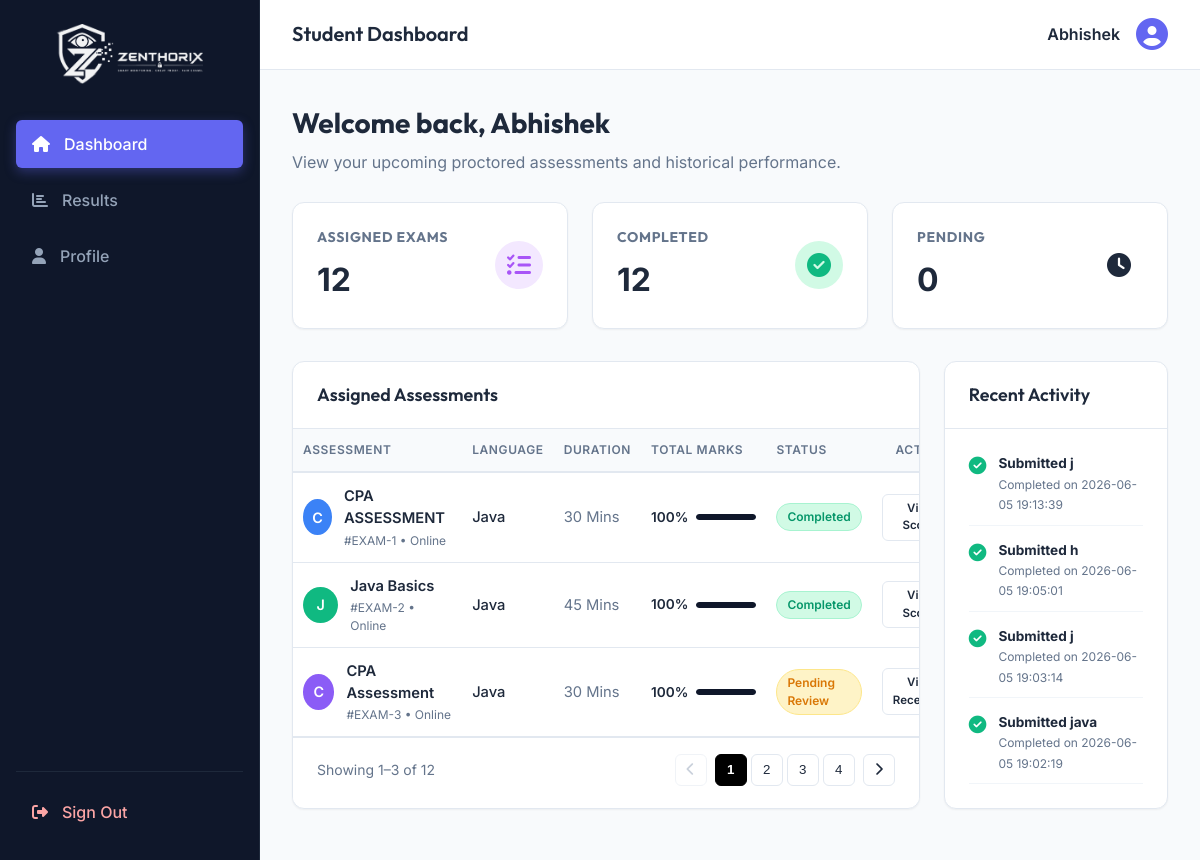
The page /student/dashboard (signed in) on the database its author committed.
### tables this page shows
CREATE TABLE exams (
                id INTEGER PRIMARY KEY AUTOINCREMENT,
                name TEXT NOT NULL,
                duration_mins INTEGER NOT NULL,
                total_marks INTEGER NOT NULL,
                rules_json TEXT NOT NULL,
                questions_json TEXT NOT NULL,
                status TEXT DEFAULT 'published'
            );

CREATE TABLE exam_attempts (
                id INTEGER PRIMARY KEY AUTOINCREMENT,
                exam_id INTEGER NOT NULL,
                user_id INTEGER NOT NULL,
                start_time TEXT NOT NULL,
                end_time TEXT,
                answers_json TEXT,
                score INTEGER DEFAULT 0,
                status TEXT DEFAULT 'ongoing',
                warnings_count INTEGER DEFAULT 0,
                FOREIGN KEY (exam_id) REFERENCES exams (id),
                FOREIGN KEY (user_id) REFERENCES users (id)
            );

### app.py (the view)
@app.route('/student/dashboard')
def student_dashboard():
    if session.get('role') != 'student':
        return redirect(url_for('login'))
    db = get_db()
    cursor = db.cursor()
    cursor.execute("SELECT * FROM exams WHERE status = 'published'")
    exams = cursor.fetchall()
    cursor.execute('''
        SELECT exam_id, status, score FROM exam_attempts
        WHERE user_id = ?
    ''', (session['user_id'],))
    attempts = {row['exam_id']: {"status": row['status'], "score": row['score']} for row in cursor.fetchall()}
    cursor.execute('''
        SELECT e.name as exam_name, a.status, a.end_time
        FROM exam_attempts a
        JOIN exams e ON a.exam_id = e.id
        WHERE a.user_id = ? AND a.status != 'ongoing'
        ORDER BY a.id DESC LIMIT 4
    ''', (session['user_id'],))
    activities = cursor.fetchall()
    total_assigned = len(exams)
    completed_count = sum(1 for e in exams if e['id'] in attempts and attempts[e['id']]['status'] in ('submitted', 'reviewed'))
    pending_count = total_assigned - completed_count
    return render_template('student_dashboard.html',
                           exams=exams,
                           attempts=attempts,
                           activities=activities,
                           total_assigned=total_assigned,
                           completed_count=completed_count,
                           pending_count=pending_count)

### app.py (called while the page is built)
def get_db():
    db = getattr(g, '_database', None)
    if db is None:
        db = g._database = sqlite3.connect(DATABASE)
        db.row_factory = sqlite3.Row
    return db

@app.teardown_appcontext
def close_connection(exception):
    db = getattr(g, '_database', None)
    if db is not None:
        db.close()

### templates/student_dashboard.html (shortened to what this page needs)
{% extends 'base.html' %}
{% block title_header %}Student Dashboard{% endblock %}
{% block content %}
<div class="page-header">
    <h1>Welcome back, {{ session.get('name', 'Student') }}</h1>
    <p>View your upcoming proctored assessments and historical performance.</p>
</div>
<div class="stats-grid">
    <div class="stat-card">
        <div class="stat-info">
            <h3>Assigned Exams</h3>
            <div class="stat-value">{{ total_assigned }}</div>
        </div>
        <div class="stat-icon icon-purple">
            <i class="fa-solid fa-list-check"></i>
        </div>
    </div>
    <div class="stat-card">
        <div class="stat-info">
            <h3>Completed</h3>
            <div class="stat-value">{{ completed_count }}</div>
        </div>
        <div class="stat-icon icon-green">
            <i class="fa-solid fa-circle-check"></i>
        </div>
    </div>
    <div class="stat-card">
        <div class="stat-info">
            <h3>Pending</h3>
            <div class="stat-value">{{ pending_count }}</div>
        </div>
        <div class="stat-icon icon-warning">
            <i class="fa-solid fa-clock"></i>
        </div>
    </div>
</div>
<div class="dashboard-grid">
    <div class="card">
        <div class="card-header">
            <h3 class="card-title">Assigned Assessments</h3>
        </div>
        <div class="card-body" style="padding: 0;">
            <div class="table-responsive">
                <table class="table">
                    <thead>
                        <tr>
                            <th style="font-size: 0.75rem; letter-spacing: 0.05em; color: var(--text-secondary); text-transform: uppercase;">Assessment</th>
                            <th style="font-size: 0.75rem; letter-spacing: 0.05em; color: var(--text-secondary); text-transform: uppercase;">Language</th>
                            <th style="font-size: 0.75rem; letter-spacing: 0.05em; color: var(--text-secondary); text-transform: uppercase;">Duration</th>
                            <th style="font-size: 0.75rem; letter-spacing: 0.05em; color: var(--text-secondary); text-transform: uppercase;">Total Marks</th>
                            <th style="font-size: 0.75rem; letter-spacing: 0.05em; color: var(--text-secondary); text-transform: uppercase;">Status</th>
                            <th style="font-size: 0.75rem; letter-spacing: 0.05em; color: var(--text-secondary); text-transform: uppercase; text-align: right;">Action</th>
                        </tr>
                    </thead>
                    <tbody>
                        {% if exams %}
                            {% for exam in exams %}
                                <tr class="exam-row">
                                    <td>
                                        <div class="exam-info-cell">
                                            <div class="exam-avatar" style="background-color: {% if loop.index % 3 == 0 %}#8b5cf6{% elif loop.index % 3 == 1 %}#3b82f6{% else %}#10b981{% endif %};">
                                                {{ exam.name[0] | upper }}
                                            </div>
                                            <div>
                                                <div style="font-weight: 600; color: var(--text-primary);">{{ exam.name }}</div>
                                                <div class="exam-meta-sub">#EXAM-{{ exam.id }} • Online</div>
                                            </div>
                                        </div>
                                    </td>
                                    <td style="color: var(--text-primary); font-weight: 500;">Java</td>
                                    <td style="color: var(--text-secondary);">{{ exam.duration_mins }} Mins</td>
                                    <td>
                                        <div class="progress-bar-container">
                                            <span style="font-weight: 600; font-size: 0.85rem; color: var(--text-primary);">100%</span>
                                            <div class="progress-bar-track">
                                                <div class="progress-bar-fill" style="width: 100%;"></div>
                                            </div>
                                        </div>
                                    </td>
                                    <td>
                                        {% if exam.id in attempts %}
                                            {% if attempts[exam.id].status == 'submitted' %}
                                                <span class="badge" style="background-color: #fef3c7; color: #d97706; border: 1px solid #fde68a;">Pending Review</span>
                                            {% else %}
                                                <span class="badge" style="background-color: #d1fae5; color: #059669; border: 1px solid #a7f3d0;">Completed</span>
                                            {% endif %}
                                        {% else %}
                                            <span class="badge" style="background-color: #e0e7ff; color: #4f46e5; border: 1px solid #c7d2fe;">Assigned</span>
                                        {% endif %}
                                    </td>
                                    <td style="text-align: right;">
                                        {% if exam.id in attempts %}
                                            {% if attempts[exam.id].status == 'submitted' %}
                                                <a href="{{ url_for('student_results') }}" class="btn btn-secondary" style="font-size:0.75rem; padding:6px 12px; border-radius: 6px;">View Receipt</a>
                                            {% else %}
                                                <a href="{{ url_for('student_results') }}" class="btn btn-secondary" style="font-size:0.75rem; padding:6px 12px; border-radius: 6px;">View Score</a>
                                            {% endif %}
                                        {% else %}
                                            <a href="{{ url_for('student_verify', exam_id=exam.id) }}" class="btn btn-primary" style="font-size:0.75rem; padding:6px 12px; border-radius: 6px; background-color: var(--primary);">Start Assessment</a>
                                        {% endif %}
                                    </td>
                                </tr>
                            {% endfor %}
                        {% else %}
                            <tr>
                                <td colspan="6" style="text-align: center; color: var(--text-secondary); padding: 32px 0;">
                                    No assessments assigned at this time.
                                </td>
                            </tr>
                        {% endif %}
                    </tbody>
                </table>
            </div>
            <div class="pagination-container">
                <div class="pagination-info">Showing <span id="pagination-start">0</span>–<span id="pagination-end">0</span> of <span id="pagination-total">0</span></div>
                <div class="pagination-controls">
                    <button class="btn-page" id="btn-prev" disabled><i class="fa-solid fa-chevron-left"></i></button>
                    <div id="page-numbers" class="page-numbers"></div>
                    <button class="btn-page" id="btn-next"><i class="fa-solid fa-chevron-right"></i></button>
                </div>
            </div>
        </div>
    </div>
    <div class="card">
        <div class="card-header">
            <h3 class="card-title">Recent Activity</h3>
        </div>
        <div class="card-body">
            <ul style="list-style: none; display: flex; flex-direction: column; gap: 14px;">
                {% if activities %}
                    {% for act in activities %}
                        <li style="display: flex; gap: 12px; font-size: 0.85rem; border-bottom: 1px solid #f1f5f9; padding-bottom: 10px;">
                            <div style="color: var(--success); font-size: 1.1rem;"><i class="fa-solid fa-circle-check"></i></div>
                            <div>
                                <strong style="display: block;">Submitted {{ act.exam_name }}</strong>
                                <span style="color: var(--text-secondary); font-size: 0.75rem;">Completed on {{ act.end_time }}</span>
                            </div>
                        </li>
                    {% endfor %}
                {% else %}
                    <li style="text-align: center; color: var(--text-secondary); padding: 16px 0;">
                        No recent exam submissions found.
                    </li>
                {% endif %}
            </ul>
        </div>
    </div>
</div>
{% endblock %}

### static/css/style.css (style rules this page uses)
:root { --bg-primary: #f8fafc; --bg-secondary: #ffffff; --sidebar-bg: #0f172a; --sidebar-hover: #1e293b; --sidebar-active: #312e81; --text-primary: #1e293b; --text-secondary: #64748b; --text-muted: #94a3b8; --primary: #6366f1; --primary-hover: #4f46e5; --primary-light: #e0e7ff; --accent: #8b5cf6; --success: #10b981; --success-light: #d1fae5; --warning: #f59e0b; --warning-light: #fef3c7; --danger: #ef4444; --danger-light: #fee2e2; --border-color: #e2e8f0; --shadow-sm: 0 1px 2px 0 rgba(0, 0, 0, 0.05); --shadow-md: 0 4px 6px -1px rgba(0, 0, 0, 0.1), 0 2px 4px -1px rgba(0, 0, 0, 0.06); --shadow-lg: 0 10px 15px -3px rgba(0, 0, 0, 0.1), 0 4px 6px -2px rgba(0, 0, 0, 0.05); --radius-sm: 6px; --radius-md: 12px; --radius-lg: 16px; }
* { box-sizing: border-box; margin: 0; padding: 0; }
body { font-family: 'Inter', sans-serif; background-color: var(--bg-primary); color: var(--text-primary); line-height: 1.5; overflow: hidden; height: 100vh; }
h1, h2, h3, h4 { font-family: 'Outfit', sans-serif; color: var(--text-primary); }
.page-header { margin-bottom: 28px; }
.page-header h1 { font-size: 1.75rem; font-weight: 700; margin-bottom: 6px; }
.page-header p { color: var(--text-secondary); }
.stats-grid { display: grid; grid-template-columns: repeat(auto-fit, minmax(220px, 1fr)); gap: 24px; margin-bottom: 32px; }
.stat-card { background-color: var(--bg-secondary); border: 1px solid var(--border-color); border-radius: var(--radius-md); padding: 24px; box-shadow: var(--shadow-sm); display: flex; align-items: center; justify-content: space-between; transition: transform 0.2s ease, box-shadow 0.2s ease; }
.stat-info h3 { font-size: 0.875rem; color: var(--text-secondary); text-transform: uppercase; letter-spacing: 0.05em; margin-bottom: 8px; }
.stat-value { font-size: 2rem; font-weight: 700; color: var(--text-primary); }
.stat-icon { width: 48px; height: 48px; border-radius: 50%; display: flex; align-items: center; justify-content: center; font-size: 1.5rem; }
.icon-purple { background-color: #f3e8ff; color: #a855f7; }
.icon-green { background-color: #d1fae5; color: #10b981; }
.dashboard-grid { display: grid; grid-template-columns: 2fr 1fr; gap: 24px; }
.card { background-color: var(--bg-secondary); border: 1px solid var(--border-color); border-radius: var(--radius-md); box-shadow: var(--shadow-sm); margin-bottom: 24px; overflow: hidden; }
.card-header { padding: 20px 24px; border-bottom: 1px solid var(--border-color); display: flex; align-items: center; justify-content: space-between; }
.card-title { font-size: 1.12rem; font-weight: 600; }
.card-body { padding: 24px; }
.table-responsive { overflow-x: auto; }
.table { width: 100%; border-collapse: collapse; text-align: left; }
.table th { padding: 14px 20px; background-color: #f8fafc; border-bottom: 2px solid var(--border-color); font-weight: 600; color: var(--text-secondary); font-size: 0.875rem; }
.table td { padding: 16px 20px; border-bottom: 1px solid var(--border-color); color: var(--text-primary); font-size: 0.92rem; vertical-align: middle; }
.badge { display: inline-flex; align-items: center; padding: 4px 10px; font-size: 0.75rem; font-weight: 600; border-radius: 50px; }
.btn { display: inline-flex; align-items: center; justify-content: center; gap: 8px; padding: 10px 18px; font-weight: 600; font-size: 0.9rem; border-radius: var(--radius-sm); cursor: pointer; border: none; transition: all 0.2s ease; text-decoration: none; }
.btn-secondary { background-color: white; border: 1px solid var(--border-color); color: var(--text-primary); }

### rows shown on the page
exams: name "C", name "CPA ASSESSMENT", id "1", duration_mins "30", shows "Completed"
exams: name "J", name "Java Basics", id "2", duration_mins "45", shows "Completed"
exams: name "C", name "CPA Assessment", id "3", duration_mins "30", shows "Pending Review"
exam_attempts: exam_name "j", end_time "2026-06-05 19:13:39"
exam_attempts: exam_name "h", end_time "2026-06-05 19:05:01"
exam_attempts: exam_name "j", end_time "2026-06-05 19:03:14"
exam_attempts: exam_name "java", end_time "2026-06-05 19:02:19"

### other values the page prints
{{ session.get('name', 'User') }} "Abhishek"
{{ session.get('name', 'Student') }} "Abhishek"
{{ total_assigned }} "12"
{{ completed_count }} "12"
{{ pending_count }} "0"
